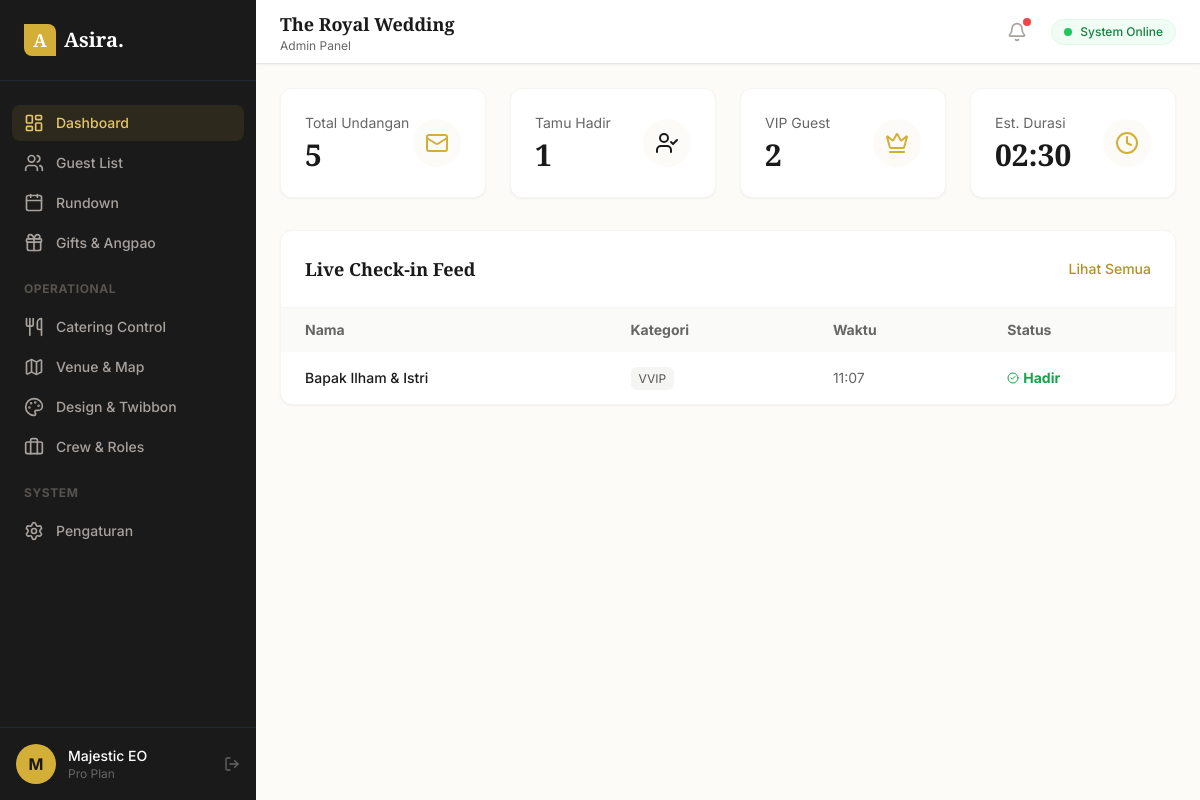
The page / on the database its author committed.
### app.py (models this page shows)
class Tamu(db.Model):
    id = db.Column(db.Integer, primary_key=True)
    nama = db.Column(db.String(100), nullable=False)
    kategori = db.Column(db.String(50), default='Reguler')
    no_hp = db.Column(db.String(20))
    meja = db.Column(db.String(10))
    status_rsvp = db.Column(db.String(20), default='Pending')
    waktu_checkin = db.Column(db.DateTime, nullable=True)

### app.py (the view)
@app.route('/')
def dashboard():
    total_tamu = Tamu.query.count()
    hadir = Tamu.query.filter_by(status_rsvp='Hadir').count()
    vip = Tamu.query.filter(Tamu.kategori.in_(['VIP', 'VVIP'])).count()
    latest = Tamu.query.filter(Tamu.waktu_checkin.isnot(None)).order_by(Tamu.waktu_checkin.desc()).limit(5).all()
    return render_template('dashboard.html', active_page='dashboard', total=total_tamu, hadir=hadir, vip=vip, latest=latest)

### templates/dashboard.html
{% extends 'base.html' %}
{% block content %}
<div class="grid grid-cols-1 md:grid-cols-4 gap-6 mb-8">
    {% macro stat_card(label, value, icon, color='gold-500') %}
    <div class="bg-white p-6 rounded-xl border border-stone-100 shadow-sm flex items-center justify-between">
        <div><p class="text-sm text-stone-500 mb-1">{{ label }}</p><h3 class="text-3xl font-serif font-bold text-charcoal-900">{{ value }}</h3></div>
        <div class="w-12 h-12 bg-cream-50 rounded-full flex items-center justify-center text-{{ color }}"><i data-lucide="{{ icon }}" class="w-6 h-6"></i></div>
    </div>
    {% endmacro %}
    {{ stat_card('Total Undangan', total, 'mail') }}
    {{ stat_card('Tamu Hadir', hadir, 'user-check', 'charcoal-900') }}
    {{ stat_card('VIP Guest', vip, 'crown') }}
    {{ stat_card('Est. Durasi', '02:30', 'clock') }}
</div>
<div class="bg-white rounded-xl border border-stone-100 shadow-sm overflow-hidden">
    <div class="p-6 border-b border-stone-100 flex justify-between items-center">
        <h3 class="font-serif font-bold text-lg text-charcoal-900">Live Check-in Feed</h3>
        <a href="/tamu" class="text-sm text-gold-600 hover:text-gold-700 font-medium">Lihat Semua</a>
    </div>
    <table class="w-full text-left text-sm">
        <thead class="bg-stone-50 text-stone-500"><tr><th class="px-6 py-3">Nama</th><th class="px-6 py-3">Kategori</th><th class="px-6 py-3">Waktu</th><th class="px-6 py-3">Status</th></tr></thead>
        <tbody class="divide-y divide-stone-100">
            {% for t in latest %}
            <tr class="hover:bg-cream-50/50">
                <td class="px-6 py-4 font-medium">{{ t.nama }}</td>
                <td class="px-6 py-4"><span class="px-2 py-1 bg-stone-100 text-stone-600 text-xs rounded-md">{{ t.kategori }}</span></td>
                <td class="px-6 py-4 text-stone-500">{{ t.waktu_checkin.strftime('%H:%M') }}</td>
                <td class="px-6 py-4 text-green-600 font-bold flex items-center gap-1"><i data-lucide="check-circle-2" class="w-3 h-3"></i> Hadir</td>
            </tr>
            {% else %}<tr><td colspan="4" class="text-center p-4 text-stone-400">Belum ada aktivitas.</td></tr>{% endfor %}
        </tbody>
    </table>
</div>
{% endblock %}

### rows shown on the page
Tamu: nama "Bapak Ilham & Istri", kategori "VVIP", waktu_checkin "11:07"

### other values the page prints
{{ txt }} "Dashboard Guest List Rundown Gifts & Angpao Catering Control Venue & Map Design & Twibbon Crew & Roles Pengaturan"
{{ label }} "Total Undangan Tamu Hadir VIP Guest Est. Durasi"
{{ value }} "5 1 2 02:30"
